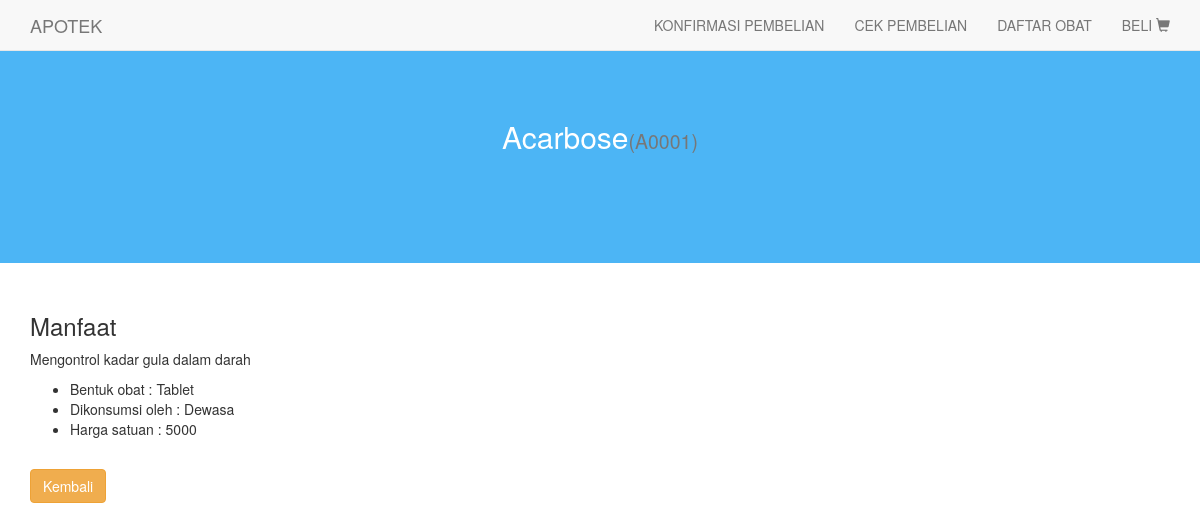
Page /obat/A0001 on the committed database.
### tables this page shows
CREATE TABLE `obat` (
  `kode_obat` char(5) NOT NULL,
  `nama` varchar(100) NOT NULL,
  `bentuk` varchar(100) NOT NULL,
  `konsumen` varchar(100) NOT NULL,
  `manfaat` varchar(200) NOT NULL,
  `harga` float NOT NULL
);

### application/controllers/Home.php (called while the page is built, shortened)
<?php
class Home extends CI_Controller {
  public function __construct(){
    $this->load->model('home_model');
    $this->load->model('keranjang_model');
  }
  public function obat($kode_obat = NULL){
    if($kode_obat == NULL){
      $data['view_name'] = 'daftar_obat';
      $data['obat'] = $this->home_model->getObat();
      $this->load->view('home/index_view', $data);
    }
    else {
      $data['view_name'] = 'detail_obat';
      $data['obat'] = $this->home_model->getObat($kode_obat);
      $this->load->view('home/index_view', $data);
    }
  }
}

### index.php (called while the page is built, shortened)
<?php
require_once BASEPATH.'core/CodeIgniter.php';

### application/models/Home_model.php (called while the page is built, shortened)
<?php
class Home_model extends CI_Model {
  public function getObat($kode_obat = FALSE){
    $query = $this->db->query("SELECT * FROM obat WHERE kode_obat = '". $kode_obat ."'");
    return $query->row();
  }
}

### application/views/home/detail_obat.php (the view)
<div class="jumbotron text-center">
  <h2><?= $obat->nama ?><small>(<?= $obat->kode_obat;?>)</small></h2>
</div>
<div class="container">
  <h3>Manfaat</h3>
  <p><?= $obat->manfaat;?></p>
  <ul>
    <li>Bentuk obat : <?= $obat->bentuk;?></li>
    <li>Dikonsumsi oleh : <?= $obat->konsumen;?></li>
    <li>Harga satuan : <?= $obat->harga;?></li>
  </ul>
  <br>
  <a href="javascript:history.go(-1)" class="btn btn-warning">Kembali</a>
</div>

### assets/css/main.css (style rules this page uses)
.jumbotron { background-color: #4cb5f5; color: #fff; padding: 100px 25px; }

### rows in the picture
obat: nama "Acarbose", kode_obat "A0001", manfaat "Mengontrol kadar gula dalam darah", bentuk "Tablet", konsumen "Dewasa", harga "5000"
